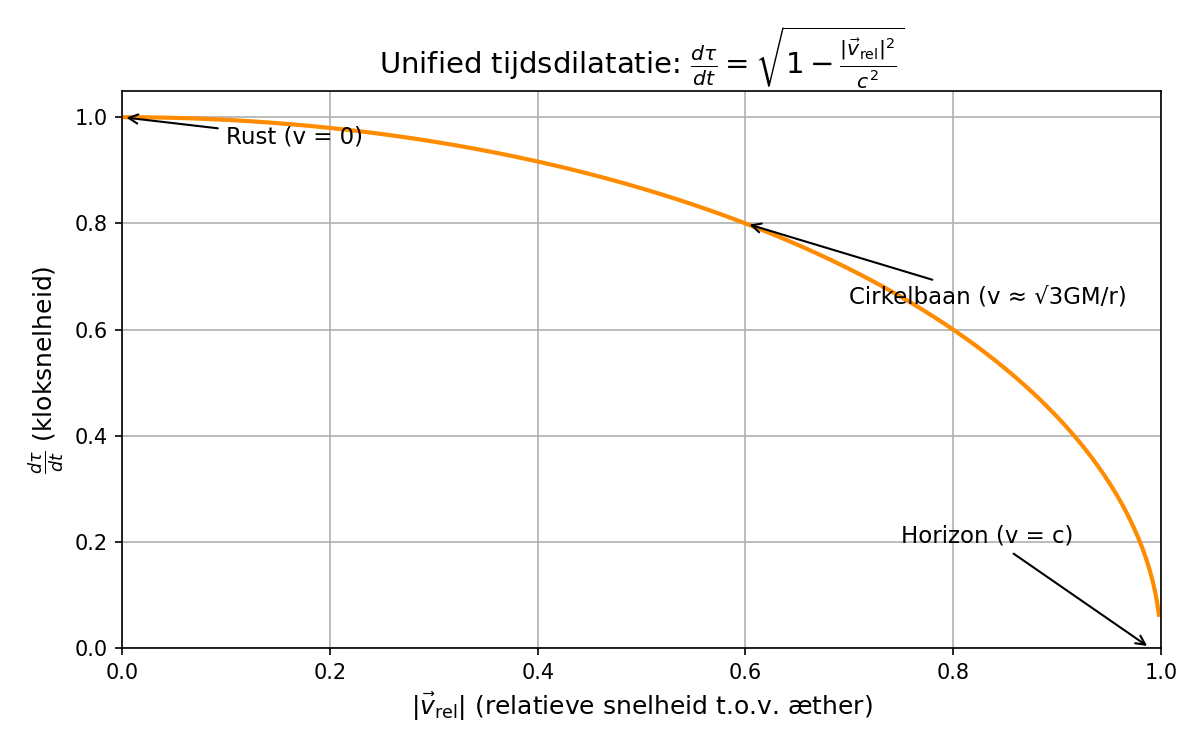

Generate this figure with Python:
import matplotlib.pyplot as plt
import numpy as np

# Snelheden van 0 tot c
c = 1  # eenheidslichtsnelheid
v_rel = np.linspace(0, c, 500, endpoint=False)
dil = np.sqrt(1 - v_rel**2 / c**2)

# Plot
fig, ax = plt.subplots(figsize=(8, 5))
ax.plot(v_rel, dil, color='darkorange', linewidth=2)
ax.set_title(r"Unified tijdsdilatatie: $\frac{d\tau}{dt} = \sqrt{1 - \frac{|\vec{v}_{\mathrm{rel}}|^2}{c^2}}$", fontsize=14)
ax.set_xlabel(r"$|\vec{v}_{\mathrm{rel}}|$ (relatieve snelheid t.o.v. æther)", fontsize=12)
ax.set_ylabel(r"$\frac{d\tau}{dt}$ (kloksnelheid)", fontsize=12)
ax.grid(True)
ax.set_xlim(0, 1)
ax.set_ylim(0, 1.05)

# Annotaties
ax.annotate("Rust (v = 0)", xy=(0, 1), xytext=(0.1, 0.95),
            arrowprops=dict(arrowstyle="->", color='black'), fontsize=11)
ax.annotate("Cirkelbaan (v ≈ √3GM/r)", xy=(0.6, np.sqrt(1 - 0.6**2)),
            xytext=(0.7, 0.65),
            arrowprops=dict(arrowstyle="->", color='black'), fontsize=11)
ax.annotate("Horizon (v = c)", xy=(0.99, 0), xytext=(0.75, 0.2),
            arrowprops=dict(arrowstyle="->", color='black'), fontsize=11)

# # Caption
# plt.figtext(0.5, 0.01,
#             "De kloksnelheid daalt naarmate de relatieve snelheid door æther toeneemt. Bij |v⃗rel| = c stopt de tijd.",
#             wrap=True, horizontalalignment='center', fontsize=11)

plt.tight_layout()
import os
script_name = os.path.splitext(os.path.basename(__file__))[0]
filename = f"{script_name}.png"
plt.savefig(filename, dpi=150)  # Save image with high resolution
plt.show()
